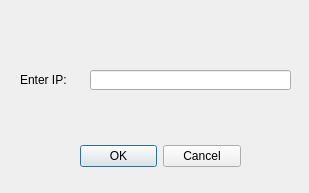
<?xml version="1.0" encoding="UTF-8"?>
<ui version="4.0">
 <class>Dialog_connect_to_server</class>
 <widget class="QDialog" name="Dialog_connect_to_server">
  <property name="geometry">
   <rect>
    <x>0</x>
    <y>0</y>
    <width>309</width>
    <height>193</height>
   </rect>
  </property>
  <property name="windowTitle">
   <string>connect_to_server</string>
  </property>
  <widget class="QDialogButtonBox" name="buttonBox">
   <property name="geometry">
    <rect>
     <x>80</x>
     <y>140</y>
     <width>161</width>
     <height>32</height>
    </rect>
   </property>
   <property name="orientation">
    <enum>Qt::Horizontal</enum>
   </property>
   <property name="standardButtons">
    <set>QDialogButtonBox::Cancel|QDialogButtonBox::Ok</set>
   </property>
  </widget>
  <widget class="QLineEdit" name="lineEdit">
   <property name="geometry">
    <rect>
     <x>90</x>
     <y>70</y>
     <width>201</width>
     <height>20</height>
    </rect>
   </property>
  </widget>
  <widget class="QLabel" name="label">
   <property name="geometry">
    <rect>
     <x>20</x>
     <y>70</y>
     <width>61</width>
     <height>20</height>
    </rect>
   </property>
   <property name="text">
    <string>Enter IP:</string>
   </property>
  </widget>
 </widget>
 <resources/>
 <connections>
  <connection>
   <sender>buttonBox</sender>
   <signal>accepted()</signal>
   <receiver>Dialog_connect_to_server</receiver>
   <slot>accept()</slot>
   <hints>
    <hint type="sourcelabel">
     <x>248</x>
     <y>254</y>
    </hint>
    <hint type="destinationlabel">
     <x>157</x>
     <y>274</y>
    </hint>
   </hints>
  </connection>
  <connection>
   <sender>buttonBox</sender>
   <signal>rejected()</signal>
   <receiver>Dialog_connect_to_server</receiver>
   <slot>reject()</slot>
   <hints>
    <hint type="sourcelabel">
     <x>316</x>
     <y>260</y>
    </hint>
    <hint type="destinationlabel">
     <x>286</x>
     <y>274</y>
    </hint>
   </hints>
  </connection>
 </connections>
</ui>
